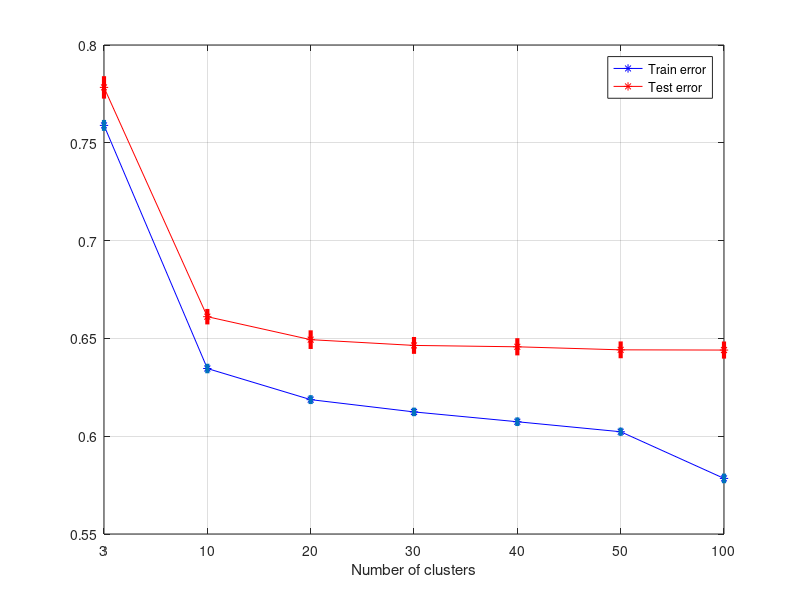

MATLAB code for this plot:

%% 3,10,15,20,25,30,50,100
clear all;
load train_test_mae_normal_kmeans;

mtr = reshape(meanTrainMAE,[7,20]);
kmeantrain = mean(mtr,2);
kstdtrain = std(mtr');
tick_labels = [ '3  ';'10 ';'20 ';'30 ';'40 ';'50 ';'100'];
figure;
trainplot = plot(kmeantrain,'-*b');
hold on
Ylow = kmeantrain - kstdtrain';
Yhigh = kmeantrain + kstdtrain';
for i=1:7
    line([i,i],[Ylow(i),Yhigh(i)],'LineWidth',3);
end
set(gca,'XTickLabel',tick_labels)

mte = reshape(meanTestMAE,[7,20]);
kmeantest = mean(mte,2);
kstdtest = std(mte');

testplot = plot(kmeantest,'-*r');
hold on
Ylow = kmeantest - kstdtest';
Yhigh = kmeantest + kstdtest';
for i=1:7
    line([i,i],[Ylow(i),Yhigh(i)], 'LineWidth',3, 'Color', 'red');
end
grid on;
legend([trainplot, testplot],'Train error', 'Test error')
xlabel('Number of clusters')
set(gca,'XTickLabel',tick_labels)
print -dpdf kmeans_train_test.pdf